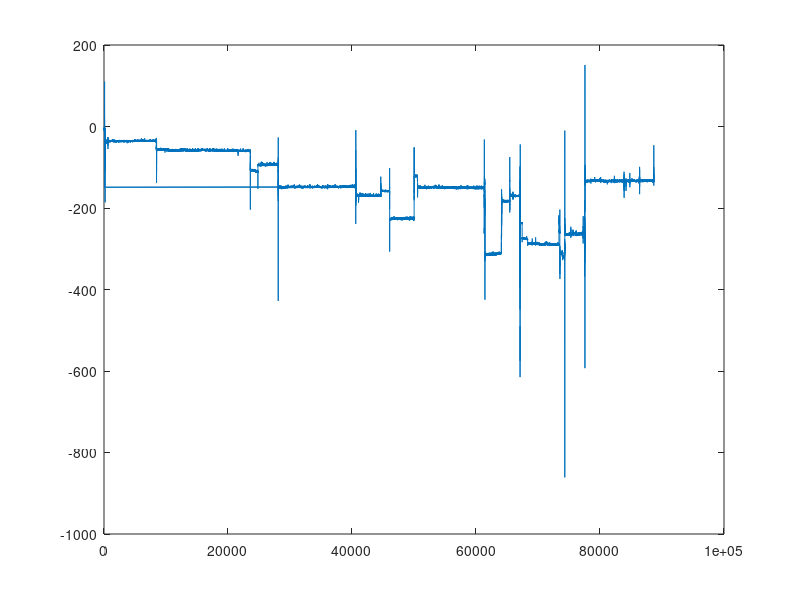
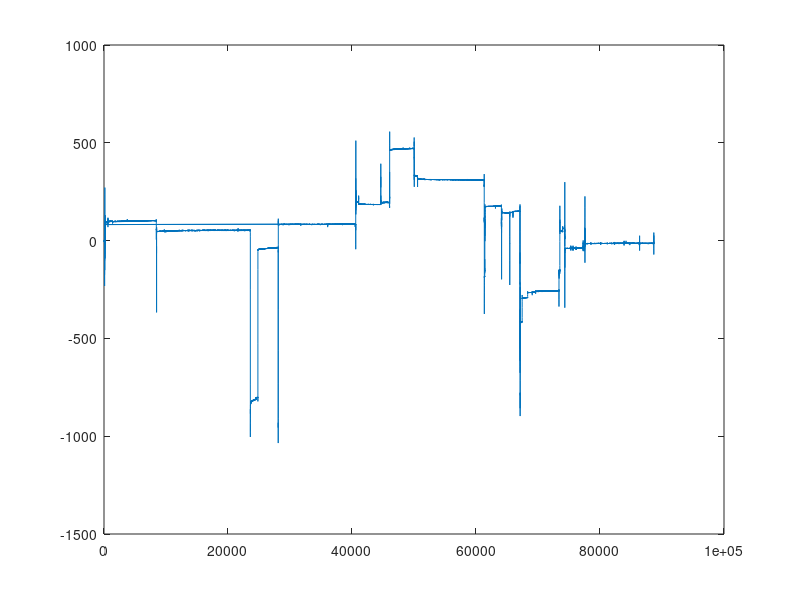
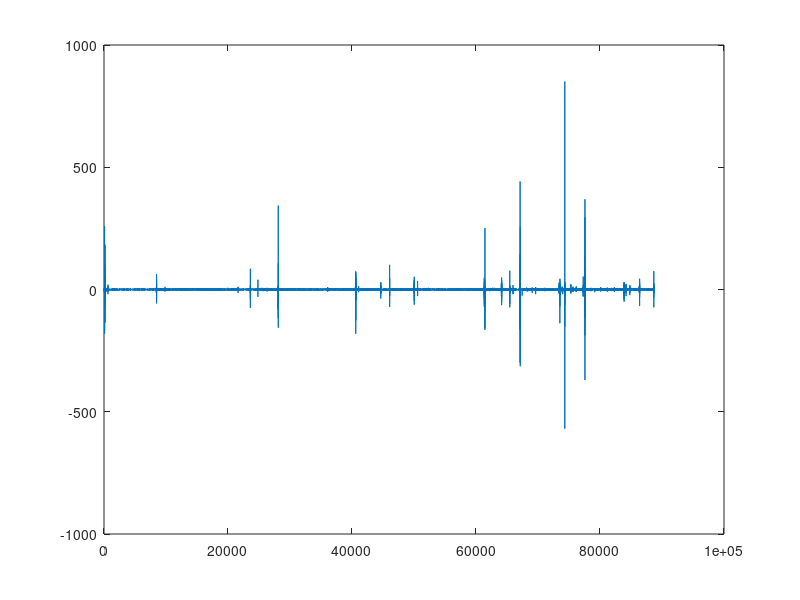
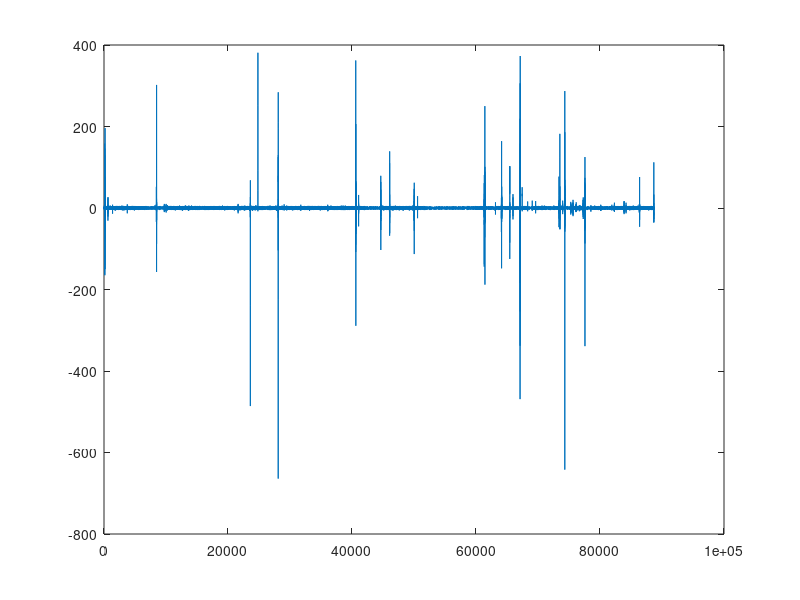

Reproduce these figures in MATLAB, in order.
load newsleepdata.txt
load derivSleep.txt
counter=newsleepdata(:,1);

xdata=newsleepdata(:,2);
ydata=newsleepdata(:,3);
zdata=newsleepdata(:,4);

x2data=derivSleep(:,2);
y2data=derivSleep(:,3);

figure(1);
plot (counter, xdata);
figure(2);
plot (counter, ydata);
figure(3);
plot (counter, x2data);
figure(4);
plot (counter, y2data);


